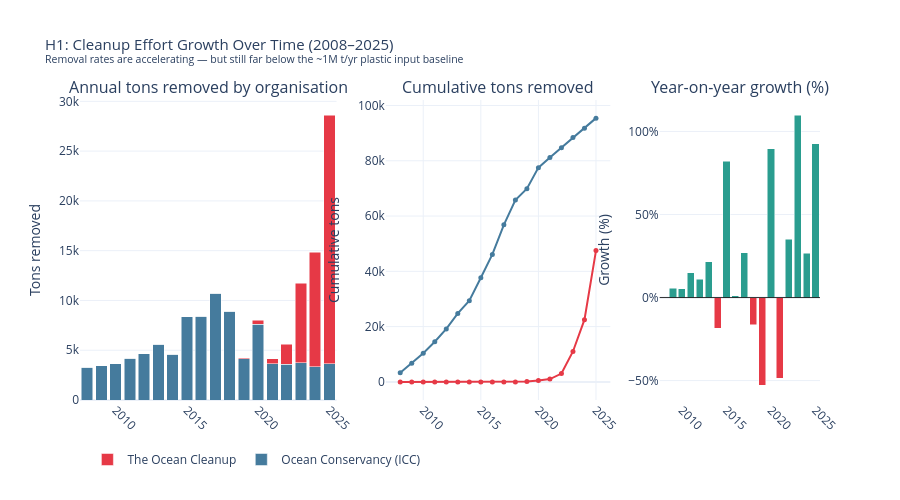

Notebook code for this chart:
### Code cell
# ── 7: H1 — Cleanup growth chart ─────────────────────────
annual_org, annual_total_cumsum, yoy = get_annual_org_stats(df_cleanup)
fig_trend = plot_cleanup_growth(annual_org, annual_total_cumsum, yoy)
fig_trend.show()

### Figure 1 — Plotly figure (JSON) as saved in the notebook; plotly's stock layout.template omitted (floating-point values rounded to 4 significant figures)
{"data": [{"marker": {"color": "#457B9D"}, "name": "Ocean Conservancy (ICC)", "type": "bar", "x": [2008, 2009, 2010, 2011, 2012, 2013, 2014, 2015, 2016, 2017, 2018, 2019, 2020, 2021, 2022, 2023, 2024, 2025], "xaxis": "x", "y": [3266.0, 3447.0, 3629.0, 4173.0, 4627.0, 5625.0, 4581.0, 8346.0, 8437.0, 10700.0, 8936.0, 4128.0, 7620.0, 3629.0, 3583.0, 3719.0, 3357.0, 3629.0], "yaxis": "y"}, {"marker": {"color": "#E63946"}, "name": "The Ocean Cleanup", "type": "bar", "x": [2008, 2009, 2010, 2011, 2012, 2013, 2014, 2015, 2016, 2017, 2018, 2019, 2020, 2021, 2022, 2023, 2024, 2025], "xaxis": "x", "y": [0.0, 0.0, 0.0, 0.0, 0.0, 0.0, 0.0, 0.0, 0.0, 0.0, 0.0, 103.0, 397.0, 500.0, 2000.0, 8000.0, 11500.0, 25000.0], "yaxis": "y"}, {"line": {"color": "#457B9D", "width": 2}, "marker": {"size": 5}, "mode": "lines+markers", "name": "Ocean Conservancy (ICC)", "showlegend": false, "type": "scatter", "x": [2008, 2009, 2010, 2011, 2012, 2013, 2014, 2015, 2016, 2017, 2018, 2019, 2020, 2021, 2022, 2023, 2024, 2025], "xaxis": "x2", "y": [3266.0, 6713.0, 10340.0, 14510.0, 19140.0, 24770.0, 29350.0, 37690.0, 46130.0, 56840.0, 65770.0, 69900.0, 77520.0, 81150.0, 84730.0, 88450.0, 91810.0, 95440.0], "yaxis": "y2"}, {"line": {"color": "#E63946", "width": 2}, "marker": {"size": 5}, "mode": "lines+markers", "name": "The Ocean Cleanup", "showlegend": false, "type": "scatter", "x": [2008, 2009, 2010, 2011, 2012, 2013, 2014, 2015, 2016, 2017, 2018, 2019, 2020, 2021, 2022, 2023, 2024, 2025], "xaxis": "x2", "y": [0.0, 0.0, 0.0, 0.0, 0.0, 0.0, 0.0, 0.0, 0.0, 0.0, 0.0, 103.0, 500.0, 1000.0, 3000.0, 11000.0, 22500.0, 47500.0], "yaxis": "y2"}, {"marker": {"color": ["#E63946", "#2A9D8F", "#2A9D8F", "#2A9D8F", "#2A9D8F", "#2A9D8F", "#E63946", "#2A9D8F", "#2A9D8F", "#2A9D8F", "#E63946", "#E63946", "#2A9D8F", "#E63946", "#2A9D8F", "#2A9D8F", "#2A9D8F", "#2A9D8F"]}, "showlegend": false, "type": "bar", "x": [2008, 2009, 2010, 2011, 2012, 2013, 2014, 2015, 2016, 2017, 2018, 2019, 2020, 2021, 2022, 2023, 2024, 2025], "xaxis": "x3", "y": [NaN, 5.556, 5.263, 15.0, 10.87, 21.57, -18.55, 82.18, 1.087, 26.88, -16.53, -52.65, 89.5, -48.5, 35.23, 109.9, 26.77, 92.7], "yaxis": "y3"}], "layout": {"annotations": [{"font": {"size": 16}, "showarrow": false, "text": "Annual tons removed by organisation", "x": 0.1733, "xanchor": "center", "xref": "paper", "y": 1, "yanchor": "bottom", "yref": "paper"}, {"font": {"size": 16}, "showarrow": false, "text": "Cumulative tons removed", "x": 0.565, "xanchor": "center", "xref": "paper", "y": 1, "yanchor": "bottom", "yref": "paper"}, {"font": {"size": 16}, "showarrow": false, "text": "Year-on-year growth (%)", "x": 0.8917, "xanchor": "center", "xref": "paper", "y": 1, "yanchor": "bottom", "yref": "paper"}], "barmode": "stack", "height": 500, "legend": {"orientation": "h", "x": 0.01, "y": -0.15}, "margin": {"b": 100, "t": 100}, "shapes": [{"line": {"color": "black", "width": 0.8}, "type": "line", "x0": 0, "x1": 1, "xref": "x3 domain", "y0": 0, "y1": 0, "yref": "y3"}], "title": {"font": {"size": 15}, "text": "H1: Cleanup Effort Growth Over Time (2008–2025)<br><sup>Removal rates are accelerating — but still far below the ~1M t/yr plastic input baseline</sup>"}, "xaxis": {"anchor": "y", "domain": [0, 0.3467], "tickangle": 45}, "xaxis2": {"anchor": "y2", "domain": [0.4133, 0.7167], "tickangle": 45}, "xaxis3": {"anchor": "y3", "domain": [0.7833, 1], "tickangle": 45}, "yaxis": {"anchor": "x", "domain": [0, 1], "title": {"text": "Tons removed"}}, "yaxis2": {"anchor": "x2", "domain": [0, 1], "title": {"text": "Cumulative tons"}}, "yaxis3": {"anchor": "x3", "domain": [0, 1], "ticksuffix": "%", "title": {"text": "Growth (%)"}}}}
